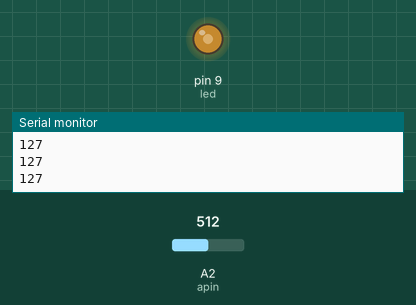
Bench run of a sketch on a simulated Arduino Uno, built with avr-gcc and run on an emulated ATmega328P. Shown: output pins drawn as LEDs (lit = HIGH), the last lines printed to the serial monitor. Inputs (shaded band) come from the test bench; at power-on: A2 (apin) = 512.

Above: at 1.2 s.
1.3 s: A2 (apin) set to 716
At 1.6 s:
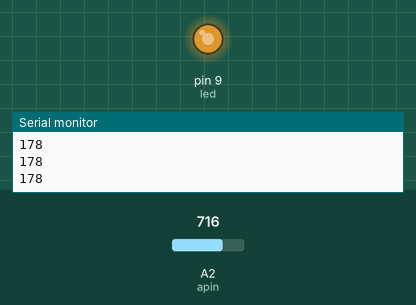
2.8 s: A2 (apin) set to 900
At 3.6 s:
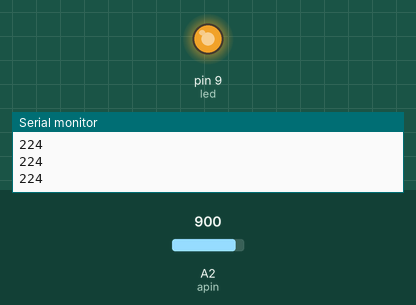
4.3 s: A2 (apin) set to 122
At 5.5 s:
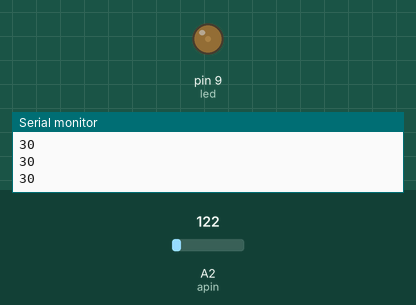
5.8 s: A2 (apin) set to 0
At 6.5 s:
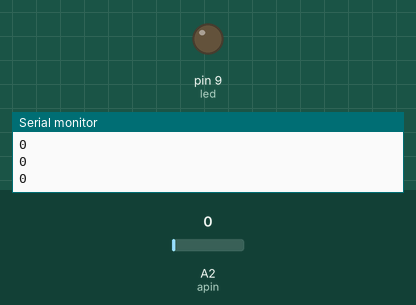
7.3 s: A2 (apin) set to 511
At 8.8 s:
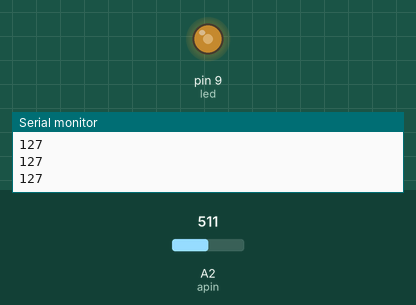
Timing chart, 0 to 9.8 s (numbered marks = the images above; inputs shaded):
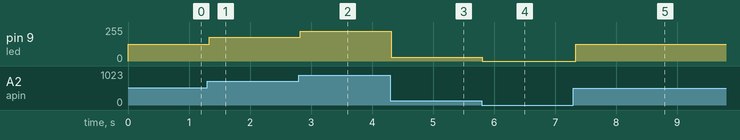

The sketch:

LED_dimming.ino
```cpp
int apin = A2;
int led = 9;

void setup() {
  Serial.begin(9600);
  pinMode(apin, INPUT);
  pinMode(led, OUTPUT);

}

void loop() {
  int v = analogRead(apin);

  int d = map(v, 0, 1023, 0, 255);

  analogWrite(led, d);

  Serial.println(d);
  delay(40);

}
```

Measured:
- after the input at 1.3 s, pin 9 (led): 127/255 → 178/255 at once
- after the input at 2.8 s, pin 9 (led): 178/255 → 224/255 at once
- after the input at 4.3 s, pin 9 (led): 224/255 → 30/255 at once
- after the input at 5.8 s, pin 9 (led): 30/255 → 0/255 at once
- after the input at 7.3 s, pin 9 (led): 0/255 → 127/255 at once
